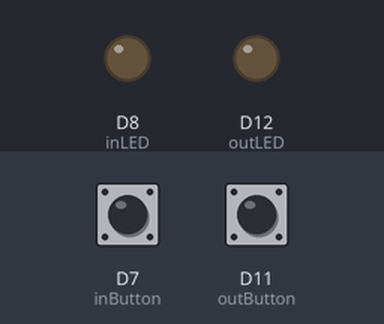
Simulated run of this program. Board: Arduino MKR. On the bench: output pins drawn as LEDs (lit = HIGH). The test bench sets the inputs (shaded band); at power-on: D7 (inButton) HIGH, D11 (outButton) HIGH. WiFi joins after 1.5 s; servers stay silent unless stated; not simulated (calls return 0 or success): arduino_secrets.h; what the program prints to the serial monitor is not drawn.

Above: at 12.7 s.
12.8 s: D7 (inButton) pulled LOW for 0.15 s
At 12.9 s:
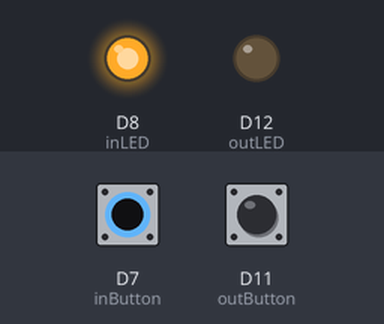
14.5 s: D11 (outButton) pulled LOW for 0.15 s
At 14.6 s:
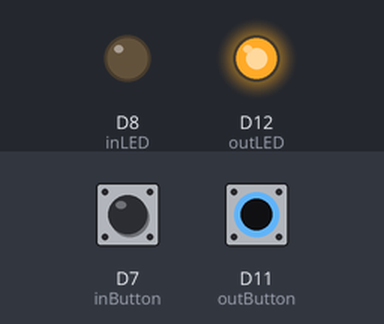
16.2 s: D11 (outButton) pulled LOW for 3.2 s
At 20.6 s:
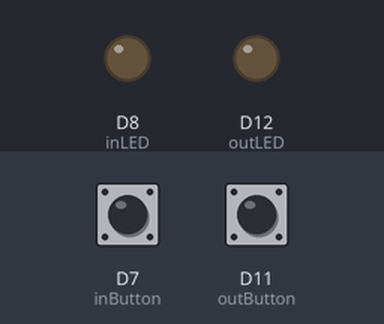
20.9 s: D7 (inButton) pulled LOW for 3.2 s
At 22.0 s:
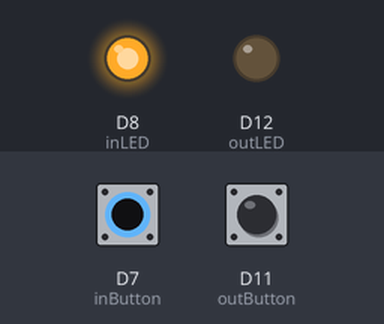
25.6 s: D7 (inButton) driven LOW and D11 (outButton) driven LOW
At 26.8 s:
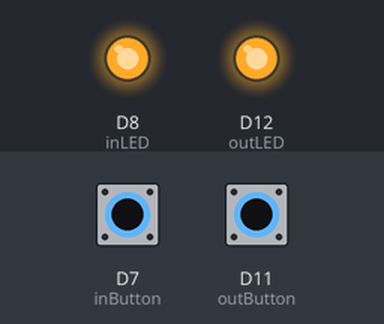
Timing chart, 0 to 28.1 s (numbered marks = the images above; inputs shaded):
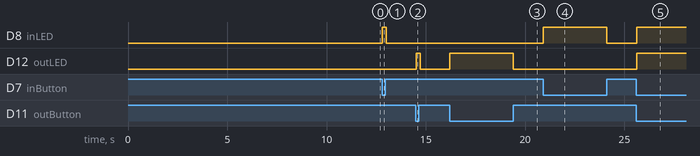

The program:

main.cpp
```cpp
#include <SPI.h>
#include <WiFiNINA.h>
#include <arduino_secrets.h>
#include <Arduino.h>
using namespace std;

 // BUTTONS
int const inButton = 7;
int inState = 0;
int inLastState = 1;
int const inLED = 8;

int const outButton = 11;
int outState = 0;
int outLastState = 1;
int const outLED = 12;

int books = 0;
unsigned long previousMillis = 0;
const long interval = 100;

// WIFI
char ssid[] = SECRET_SSID;  // Service Set Identifier ie. WiFi name. Is a WPA/WPA2 Personal Network
char pass[] = SECRET_PASS;

boolean alreadyConnected = false;
int status = WL_IDLE_STATUS;
WiFiServer server(80);

void setup() {
    // BUTTONS
    pinMode(inButton, INPUT_PULLUP);
    pinMode(outButton, INPUT_PULLUP);
    pinMode(inLED, OUTPUT);
    pinMode(outLED, OUTPUT);

    // WIFI
    Serial.begin(9600);
    while (!Serial) {;}

    // Check for WiFi module & firmware version
    if (WiFi.status() == WL_NO_MODULE) {
        Serial.println("Communication with WiFi module failed!");
        while (true);
    }

    String fv = WiFi.firmwareVersion();
    if (fv < WIFI_FIRMWARE_LATEST_VERSION) {
    Serial.println("Please upgrade the firmware");
    }

    // Create open network, wait for connection, then start webserver
    while (status != WL_CONNECTED) {
        Serial.println("Attempting to connect...");
        status = WiFi.begin(ssid, pass);
        delay(10000);
    }
    server.begin();

    // Print out network name & ip address of device
    Serial.print("Network Name: ");
    Serial.println(WiFi.SSID());

    IPAddress ip = WiFi.localIP();
    Serial.print("Connect to http://");
    Serial.println(ip);
}


void loop() {
    WiFiClient client = server.available();
    inState = digitalRead(inButton);
    outState = digitalRead(outButton);

    unsigned long currentMillis = millis();
    if (currentMillis - previousMillis >= interval) {
        previousMillis = currentMillis;
        client.println(books);

        if (inState == LOW) {
        digitalWrite(inLED, HIGH);
        if (inState != inLastState) books++;
        } else {
        digitalWrite(inLED, LOW);
        };

        if (outState == LOW) {
        digitalWrite(outLED, HIGH);
        if (outState != outLastState) books--;
        } else {
        digitalWrite(outLED, LOW);
        };

        inLastState = inState;
        outLastState = outState;

    };


}
```

buttons.cpp
```cpp
/*
#include <Arduino.h>

int const inButton = 7;
int inState = 0;
int inLastState = 1;
int const inLED = 8;

int const outButton = 11;
int outState = 0;
int outLastState = 1;
int const outLED = 12;

int books = 0;
unsigned long previousMillis = 0;
const long interval = 100;


void setup() {
  pinMode(inButton, INPUT_PULLUP);
  pinMode(outButton, INPUT_PULLUP);
  pinMode(inLED, OUTPUT);
  pinMode(outLED, OUTPUT);
  Serial.begin(9600);
}

void loop() {
  inState = digitalRead(inButton);
  outState = digitalRead(outButton);

  unsigned long currentMillis = millis();
  if (currentMillis - previousMillis >= interval) {
    previousMillis = currentMillis;
    Serial.println(books);

    if (inState == LOW) {
      digitalWrite(inLED, HIGH);
      if (inState != inLastState) books++;
    } else {
      digitalWrite(inLED, LOW);
    };

    if (outState == LOW) {
      digitalWrite(outLED, HIGH);
      if (outState != outLastState) books--;
    } else {
      digitalWrite(outLED, LOW);
    };

    inLastState = inState;
    outLastState = outState;

  };


}
*/


/* Testing Code

int const inButton = 4;
int inState = 0;

void setup() {
  pinMode(inButton, INPUT_PULLUP);
  Serial.begin(9600);

}

void loop() {
  inState = digitalRead(inButton);
  Serial.println(inState);

}

*/
```

test_wifi.cpp
```cpp
/*
  WiFi Web Server LED Blink

  A simple web server that lets you blink an LED via the web.
  This sketch will create a new access point (with no password).
  It will then launch a new server and print out the IP address
  to the Serial monitor. From there, you can open that address in a web browser
  to turn on and off the LED on pin 13.

  If the IP address of your board is yourAddress:
    http://yourAddress/H turns the LED on
    http://yourAddress/L turns it off

  created 25 Nov 2012
  by Tom Igoe
  adapted to WiFi AP by Adafruit


#include <SPI.h>
#include <WiFiNINA.h>
#include <arduino_secrets.h>
using namespace std;


///////please enter your sensitive data in the Secret tab/arduino_secrets.h
char ssid[] = SECRET_SSID;  // Service Set Identifier ie. WiFi password
char pass[] = SECRET_PASS;  // your network password (use for WPA, or use as key for WEP)
int keyIndex = 0;           // your network key Index number (needed only for WEP)

int led =  LED_BUILTIN;
int status = WL_IDLE_STATUS;
WiFiServer server(80);

void printWiFiStatus() {
  // print the SSID of the network you're attached to:
  Serial.print("SSID: ");
  Serial.println(WiFi.SSID());

  // print your WiFi shield's IP address:
  IPAddress ip = WiFi.localIP();
  Serial.print("IP Address: ");
  Serial.println(ip);

  // print where to go in a browser:
  Serial.print("To see this page in action, open a browser to http://");
  Serial.println(ip);

  status = WiFi.status();
  Serial.println(status);
  delay(1000);

}

void setup() {

  //Initialize serial and wait for port to open
  Serial.begin(9600);
  while (!Serial) {
    ; // Wait for serial port to connect. Needed for native USB port only
  }
  Serial.println("Access Point Web Server");

  pinMode(led, OUTPUT);

  // Check for the WiFi module:
  if (WiFi.status() == WL_NO_MODULE) {
    Serial.println("Communication with WiFi module failed!");
    // Don't continue
    while (true);
  }

  String fv = WiFi.firmwareVersion();
  if (fv < WIFI_FIRMWARE_LATEST_VERSION) {
    Serial.println("Please upgrade the firmware");
  }

  // by default the local IP address of will be 192.168.4.1
  // you can override it with the following:
  // WiFi.config(IPAddress(10, 0, 0, 1));

  // print the network name (SSID);
  Serial.print("Creating access point named: ");
  Serial.println(ssid);

  // Create open network. Change this line if you want to create an WEP network:
  status = WiFi.beginAP(ssid, pass);
  if (status != WL_AP_LISTENING) {
    Serial.println("Creating access point failed");
    // don't continue
    while (true);
  }

  // wait 10 seconds for connection:
  delay(10000);

  // start the web server on port 80
  server.begin();

  // you're connected now, so print out the status
  printWiFiStatus();
}


void loop() {

  // compare the previous status to the current status
  if (status != WiFi.status()) {
    // it has changed update the variable
    status = WiFi.status();

    if (status == WL_AP_CONNECTED) {
      // a device has connected to the AP
      Serial.println("Device connected to AP");
    } else {
      // a device has disconnected from the AP, and we are back in listening mode
      Serial.println("Device disconnected from AP");
    }
  }

  WiFiClient client = server.available();   // listen for incoming clients

  if (client) {                             // if you get a client,
    Serial.println("new client");           // print a message out the serial port
    String currentLine = "";                // make a String to hold incoming data from the client
    while (client.connected()) {            // loop while the client's connected
      if (client.available()) {             // if there's bytes to read from the client,
        char c = client.read();             // read a byte, then
        Serial.write(c);                    // print it out the serial monitor
        if (c == '\n') {                    // if the byte is a newline character

          // if the current line is blank, you got two newline characters in a row.
          // that's the end of the client HTTP request, so send a response:
          if (currentLine.length() == 0) {
            // HTTP headers always start with a response code (e.g. HTTP/1.1 200 OK)
            // and a content-type so the client knows what's coming, then a blank line:
            client.println("HTTP/1.1 200 OK");
            client.println("Content-type:text/html");
            client.println();

            // the content of the HTTP response follows the header:
            client.print("Click <a href=\"/H\">here</a> turn the LED on<br>");
            client.print("Click <a href=\"/L\">here</a> turn the LED off<br>");

            // The HTTP response ends with another blank line:
            client.println();
            // break out of the while loop:
            break;
          }
          else {      // if you got a newline, then clear currentLine:
            currentLine = "";
          }
        }
        else if (c != '\r') {    // if you got anything else but a carriage return character,
          currentLine += c;      // add it to the end of the currentLine
        }

        // Check to see if the client request was "GET /H" or "GET /L":
        if (currentLine.endsWith("GET /H")) {
          digitalWrite(led, HIGH);               // GET /H turns the LED on
        }
        if (currentLine.endsWith("GET /L")) {
          digitalWrite(led, LOW);            // GET /L turns the LED off
        }
      }
    }
    // close the connection:
    client.stop();
    Serial.println("client disconnected");
  };

}
*/
```

Measured:
- after the input at 12.8 s, D8 (inLED): LOW → HIGH at once, → LOW 0.20 s later
- after the input at 14.5 s, D12 (outLED): LOW → HIGH at once, → LOW 0.20 s later
- after the input at 16.2 s, D12 (outLED): LOW → HIGH at once, → LOW 3.2 s later
- after the input at 20.9 s, D8 (inLED): LOW → HIGH at once, → LOW 3.2 s later
- after the input at 25.6 s, D8 (inLED), D12 (outLED): LOW → HIGH at once
